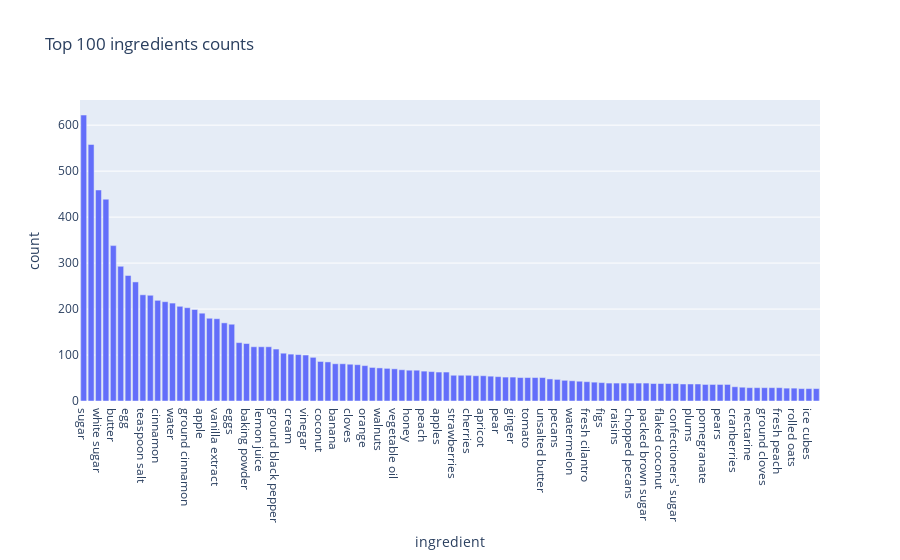

Source (notebook cell):
### Code cell
fig = px.bar(df_count, x='ingredient', y='count',title="Top 100 ingredients counts")
fig.show()

### Figure 1 — Plotly figure (JSON) as saved in the notebook; plotly's stock layout.template omitted (floating-point values rounded to 4 significant figures)
{"data": [{"alignmentgroup": "True", "hovertemplate": "ingredient=%{x}<br>count=%{y}<extra></extra>", "legendgroup": "", "marker": {"color": "#636efa", "pattern": {"shape": ""}}, "name": "", "offsetgroup": "", "orientation": "v", "showlegend": false, "textposition": "auto", "type": "bar", "x": ["sugar", "ice", "white sugar", "salt", "butter", "flour", "egg", "all-purpose flour", "teaspoon salt", "oil", "cinnamon", "vanilla", "water", "milk", "ground cinnamon", "pepper", "apple", "lemon", "vanilla extract", "brown sugar", "eggs", "onion", "baking powder", "black pepper", "lemon juice", "baking soda", "ground black pepper", "garlic", "cream", "olive oil", "vinegar", "pineapple", "coconut", "lime", "banana", "gin", "cloves", "large egg", "orange", "corn", "walnuts", "nutmeg", "vegetable oil", "avocado", "honey", "ground nutmeg", "peach", "mango", "apples", "chopped walnuts", "strawberries", "peaches", "cherries", "rum", "apricot", "cilantro", "pear", "salted butter", "ginger", "cornstarch", "tomato", "bananas", "unsalted butter", "large eggs", "pecans", "lime juice", "watermelon", "cloves garlic", "fresh cilantro", "oats", "figs", "crushed pineapple", "raisins", "red onion", "chopped pecans", "almonds", "packed brown sugar", "tomatoes", "flaked coconut", "cream cheese", "confectioners' sugar", "dates", "plums", "pastry", "pomegranate", "balsamic vinegar", "pears", "chopped fresh cilantro", "cranberries", "margarine", "nectarine", "blueberries", "ground cloves", "orange juice", "fresh peach", "jar", "rolled oats", "kiwi", "ice cubes", "fresh strawberries"], "xaxis": "x", "y": [622, 558, 459, 439, 338, 293, 273, 259, 231, 230, 219, 216, 213, 206, 203, 199, 191, 180, 179, 170, 167, 127, 125, 118, 118, 118, 113, 104, 102, 101, 100, 95, 86, 85, 81, 81, 80, 79, 77, 73, 72, 71, 70, 68, 67, 67, 65, 64, 63, 63, 56, 56, 56, 55, 55, 54, 53, 52, 52, 51, 51, 51, 51, 48, 47, 45, 44, 43, 42, 41, 40, 39, 39, 39, 39, 39, 39, 38, 38, 38, 38, 37, 37, 37, 36, 36, 36, 36, 31, 30, 29, 29, 29, 29, 29, 28, 28, 27, 27, 27], "yaxis": "y"}], "layout": {"barmode": "relative", "legend": {"tracegroupgap": 0}, "title": {"text": "Top 100 ingredients counts"}, "xaxis": {"anchor": "y", "domain": [0, 1], "title": {"text": "ingredient"}}, "yaxis": {"anchor": "x", "domain": [0, 1], "title": {"text": "count"}}}}
